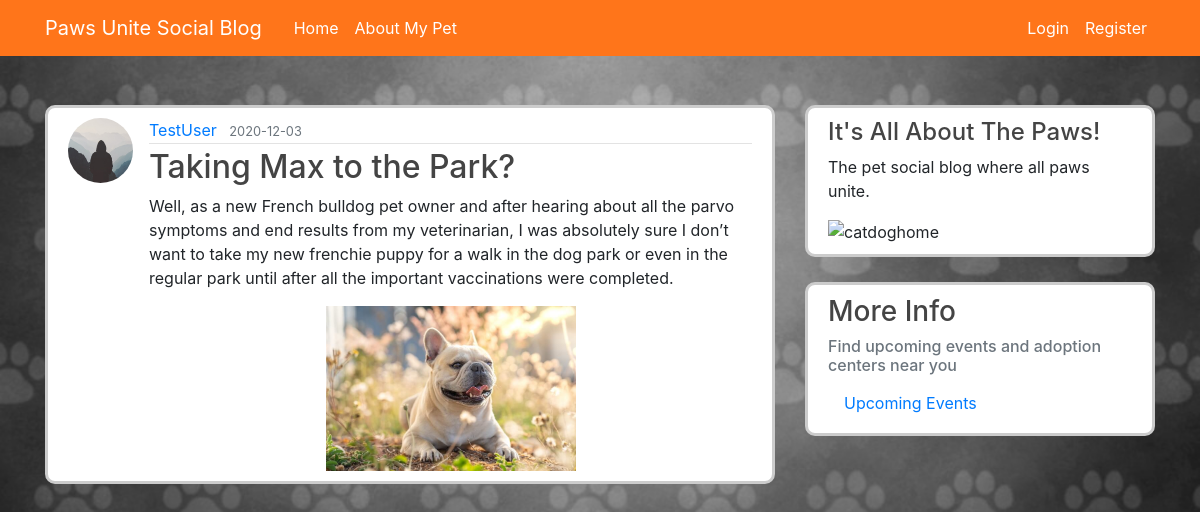
Page /post/56 on the committed database.
### socialblog/model.py (models this page shows, shortened)
class User(db.Model, UserMixin):
    id = db.Column(db.Integer, primary_key=True)
    username = db.Column(db.String(20), unique=True, nullable=False)
    email = db.Column(db.String(120), unique=True, nullable=False)
    image_file = db.Column(db.String(20), nullable=False,
                           default='default.jpg')
    password = db.Column(db.String(60), nullable=False)
    posts = db.relationship('Post', backref='author', lazy=True)

class Post(db.Model):
    id = db.Column(db.Integer, primary_key=True)
    title = db.Column(db.String(100), nullable=False)
    date_posted = db.Column(db.DateTime, nullable=False,
                            default=datetime.utcnow)
    content = db.Column(db.Text, nullable=False)
    image = db.Column(db.String(20), nullable=True, default='default.jpg')
    user_id = db.Column(db.Integer, db.ForeignKey('user.id'), nullable=False)

### socialblog/routes.py (the view)
@app.route("/post/<int:post_id>")
def post(post_id):
    post = Post.query.get_or_404(post_id)
    return render_template('post.html', title=post.title, post=post)

### socialblog/templates/post.html (shortened to what this page needs)
{% extends "layout.html" %}
{% block content %}
<article class="media content-section">
    <img class="rounded-circle article-img"
        src="{{ url_for('static', filename='profile_pics/' + post.author.image_file) }}">
    <div class="media-body">
        <div class="article-metadata">
            <a class="mr-2" href="#">{{ post.author.username }}</a>
            <small class="text-muted">{{ post.date_posted.strftime('%Y-%m-%d') }}</small>
        </div>
        <h2 class="article-title">{{ post.title }}</h2>
        <p class="article-content">{{ post.content }}</p>
        <img class="rounded-corners mx-auto d-block article-img2"
            src="{{ url_for('static', filename='profile_pics/' + post.image) }}" alt="cat picture">
    </div>
</article>
{% endblock content %}

### socialblog/static/main.css (style rules this page uses)
body { background-color: #ffffff; background-image: url(/static/bwpaws.jpg); background-size: cover; background-position: center; margin-top: 5rem; background-repeat: no-repeat; }
h1, h2, h3, h4, h5, h6 { color: #444444; }
.content-section { background: #ffffff; padding: 10px 20px; border: 3px solid #cccccc; border-radius: 10px; margin-top: 25px; margin-bottom: 25px; }
.article-title { color: #444444; }
.article-content { white-space: pre-line; }
.article-img { height: 65px; width: 65px; margin-right: 16px; }
.article-img2 { height: 165px; width: 250px; margin-right: 16px; }
.article-metadata { padding-bottom: 1px; margin-bottom: 4px; border-bottom: 1px solid #e3e3e3 }

### rows in the picture
User: image_file (placeholder picture), author.username "TestUser"
Post: date_posted "2020-12-03", title "Taking Max to the Park?", content "Well, as a new French bulldog pet owner and after hearing about all the parvo symptoms and end results from my veterinarian, I was absolutely sure I don’t want to take my new frenchie puppy for a walk in the dog park or even in the regular park until after all the important vaccinations were completed.", image (picture)
